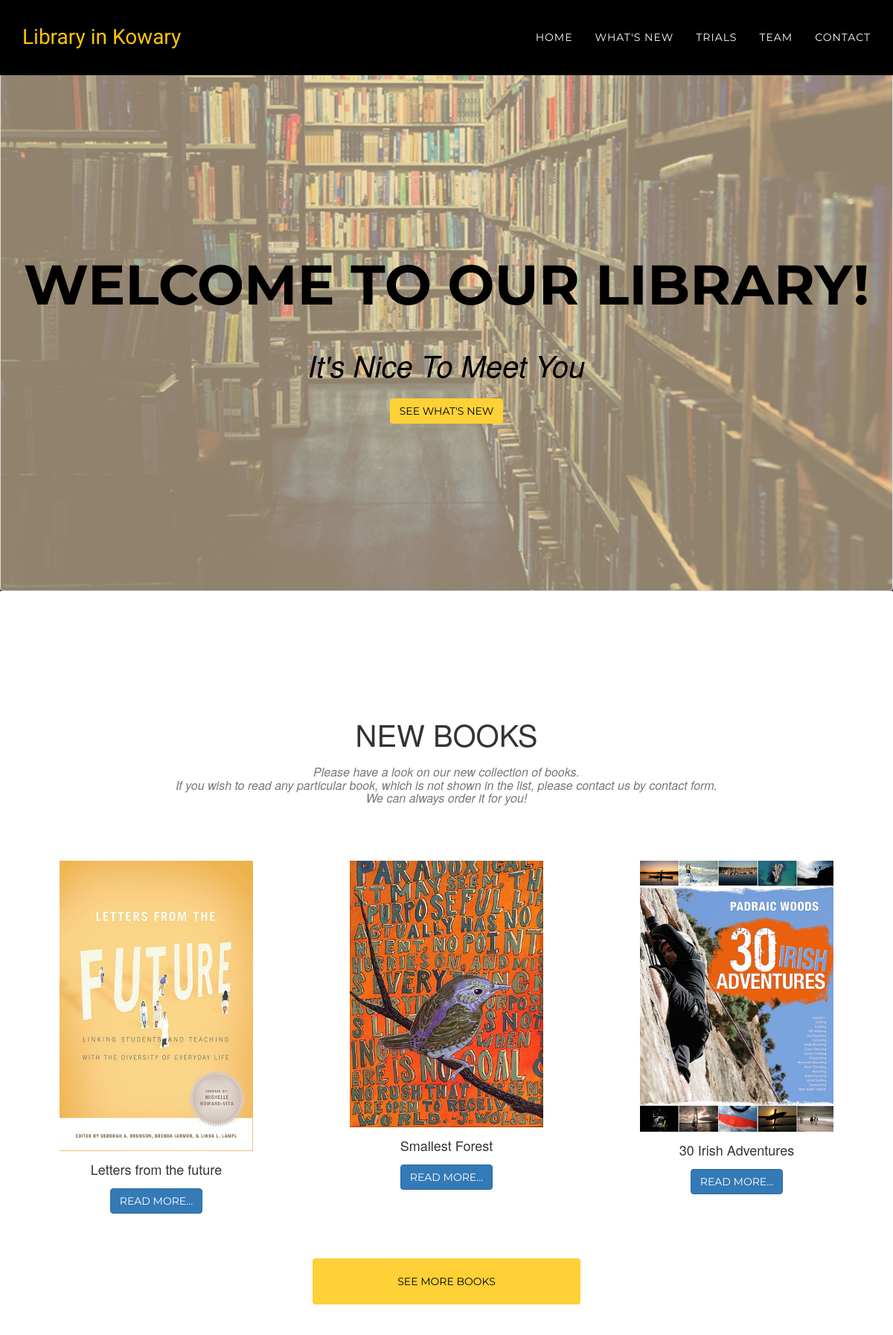
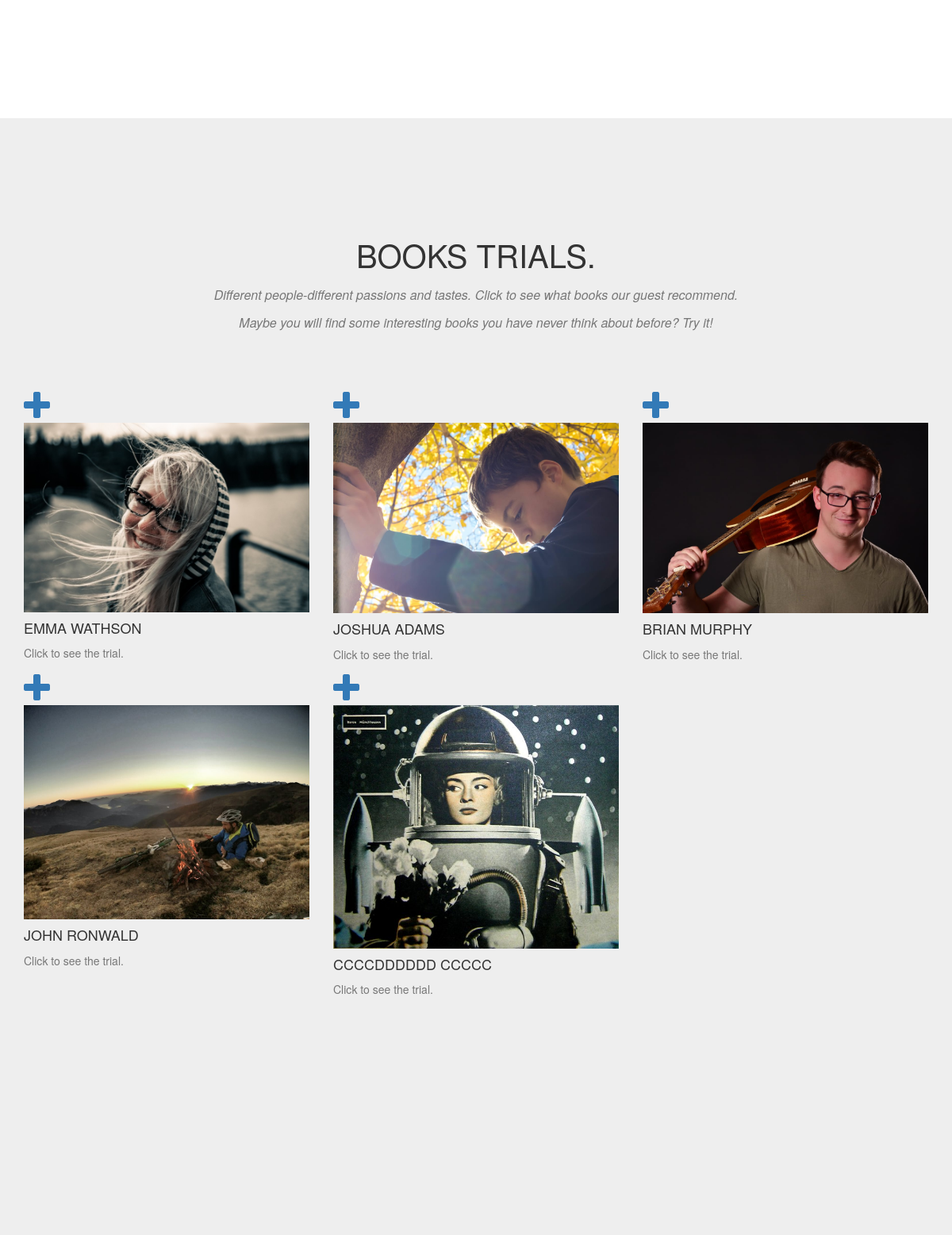
The page / (upper part) on the database its author committed (2 pictures, top to bottom).
### tables this page shows
CREATE TABLE new
                  (id INTEGER PRIMARY KEY, title text, author text, desc text, img text);

CREATE TABLE books
                  (id INTEGER PRIMARY KEY, p_name text, p_surname text, p_desc text, p_img text, path_status text, path_desc text, b1_title text, b1_author text, b1_img text, b1_desc text, b2_title text, b2_author text, b2_img text, b2_desc text, b3_title text, b3_author text, b3_img text, b3_desc text, b4_title text, b4_author text, b4_img text, b4_desc text, b5_title text, b5_author text, b5_img text, b5_desc text, ip text);

### insert2.py (the view, shortened to what this page needs)
@app.route('/', methods=('GET', 'POST'))
def root():
    msg = None
    connection = sqlite3.connect("books.db")
    connection.row_factory = sqlite3.Row
    paths6 = connection.cursor().execute("SELECT * FROM books WHERE path_status = 2 ORDER BY id DESC LIMIT 6").fetchall()
    connection.close()
    connection = sqlite3.connect("books.db")
    connection.row_factory = sqlite3.Row
    new = connection.cursor().execute("SELECT * FROM new ORDER BY id DESC LIMIT 3").fetchall()
    connection.close()
    return render_template("index.html", paths6 = paths6, msg=msg, new=new)

### templates/index.html (shortened to what this page needs)
{%extends "base.html"%}
{%block content%}
    <header>
	<div class="thumbnail" style="background-color:rgba(255,228,181, 0.5);">
        <div class="container">
            <div class="intro-text">
			<br><br>
                <div class="intro-heading" style="color:black;">Welcome To Our Library!</div>
				 <div class="intro-lead-in" style="color:black;">It's Nice To Meet You</div>
                <a href="#new" class="page-scroll btn btn-xl" style="color:black">See what's new</a>
				<br><br>
            </div>
        </div>
			</div>
    </header>
    <section id="new">
        <div class="container">
            <div class="row">
                <div class="col-lg-12 text-center">
                    <h2 class="section-heading">New books</h2>
                    <h3 class="section-subheading text-muted">Please have a look on our new collection of books.<br>
					If you wish to read any particular book, which is not shown in the list, please contact us by contact form.<br> We can always order it for you!</h3>
                </div>
            </div>
            <div class="row text-center">
			{% for row in new %}
                <div class="col-md-4">
				<div style="padding-left:50px; padding-right:50px;">
					<img src="http://localhost:5000/static/uploads/{{ row['img'] }}" class="img-responsive" >
                  </div>
                    <h4 class="service-heading">{{ row["title"] }}</h4>
<button type="button" class="btn btn-primary" data-toggle="modal" data-target="#my_{{ row['id'] }}">
 Read more...
</button>
<br>
<br>
                </div>
			{%  endfor %}
  </div>
   <div class="row">
                <div class="col-lg-4 col-lg-offset-4 text-center">
				<br><br>
                    <a href="/all_books" class="page-scroll btn btn-block btn-xl" style="color:black; padding-top:20px;padding-bottom:20px;">See more books</a>
				<br><br>
                </div>
            </div>
</div>
    </section>
    <section id="paths" class="bg-light-gray">
        <div class="container">
            <div class="row">
                <div class="col-lg-12 text-center">
                    <h2 class="section-heading">Books trials.</h2>
                    <h3 class="section-subheading text-muted">Different people-different passions and tastes. Click to see what books our guest recommend.<br><br>
					Maybe you will find some interesting books you have never think about before? Try it!</h3>
                </div>
            </div>
            <div class="row">
			{% for row in paths6 %}
                <div class="col-md-4 col-sm-6 portfolio-item">
                    <a href="/view/{{ row['id'] }}" class="portfolio-link" data-toggle="modal">
                        <div class="portfolio-hover">
                            <div class="portfolio-hover-content">
                                <i class="fa fa-plus fa-3x"></i>
                            </div>
                        </div>
                        <img src="http://localhost:5000/static/uploads/{{ row['p_img'] }}" class="img-responsive" alt="">
                    </a>
                    <div class="portfolio-caption">
                        <h4>{{ row['p_name'] }} {{ row['p_surname'] }}</h4>
                        <p class="text-muted">Click to see the trial.</p>
                    </div>
                </div>
				{%  endfor %}
            </div>
        </div>
    </section>
    <section id="team" class="bg-light-gray">
    </section>
{%endblock%}

### static/css/main.css (style rules this page uses)
body { overflow-x: hidden; font-family: "Roboto Slab", "Helvetica Neue", Helvetica, Arial, sans-serif; }
.text-muted { color: #777777; }
p { font-size: 14px; line-height: 1.75; }
a, a:hover, a:focus, a:active, a.active { outline: none; }
a { color: #fed136; }
h1, h2, h3, h4, h5, h6 { font-family: "Montserrat", "Helvetica Neue", Helvetica, Arial, sans-serif; text-transform: uppercase; font-weight: 700; }
.bg-light-gray { background-color: #eeeeee; }
.btn-primary { color: white; background-color: #fed136; border-color: #fed136; font-family: "Montserrat", "Helvetica Neue", Helvetica, Arial, sans-serif; text-transform: uppercase; font-weight: 700; }
.btn-xl { color: white; background-color: #fed136; border-color: #fed136; font-family: "Montserrat", "Helvetica Neue", Helvetica, Arial, sans-serif; text-transform: uppercase; font-weight: 700; border-radius: 3px; font-size: 18px; padding: 20px 40px; }
header { background-image: url('../img/header-bg.jpg'); background-repeat: no-repeat; background-attachment: scroll; background-position: center center; -webkit-background-size: cover; -moz-background-size: cover; background-size: cover; -o-background-size: cover; text-align: center; color: white; }
header .intro-text { padding-top: 100px; padding-bottom: 50px; }
header .intro-text .intro-lead-in { font-family: "Droid Serif", "Helvetica Neue", Helvetica, Arial, sans-serif; font-style: italic; font-size: 22px; line-height: 22px; margin-bottom: 25px; }
header .intro-text .intro-heading { font-family: "Montserrat", "Helvetica Neue", Helvetica, Arial, sans-serif; text-transform: uppercase; font-weight: 700; font-size: 50px; line-height: 50px; margin-bottom: 25px; }
@media (min-width: 768px) { header .intro-text { padding-top: 300px; padding-bottom: 200px; } }
@media (min-width: 768px) { header .intro-text .intro-lead-in { font-family: "Droid Serif", "Helvetica Neue", Helvetica, Arial, sans-serif; font-style: italic; font-size: 40px; line-height: 40px; margin-bottom: 25px; } }
@media (min-width: 768px) { header .intro-text .intro-heading { font-family: "Montserrat", "Helvetica Neue", Helvetica, Arial, sans-serif; text-transform: uppercase; font-weight: 700; font-size: 75px; line-height: 75px; margin-bottom: 50px; } }
section { padding: 100px 0; }
section h2.section-heading { font-size: 40px; margin-top: 0; margin-bottom: 15px; }
section h3.section-subheading { font-size: 16px; font-family: "Droid Serif", "Helvetica Neue", Helvetica, Arial, sans-serif; text-transform: none; font-style: italic; font-weight: 400; margin-bottom: 75px; }
@media (min-width: 768px) { section { padding: 150px 0; } }
.service-heading { margin: 15px 0; text-transform: none; }
body { webkit-tap-highlight-color: #fed136; }

### rows shown on the page
new: img (picture), title "Letters from the future"
new: img (picture), title "Smallest Forest"
new: img (picture), title "30 Irish Adventures"
books: p_img (picture), p_name "EMMA", p_surname "WATHSON"
books: p_img (picture), p_name "JOSHUA", p_surname "ADAMS"
books: p_img (picture), p_name "BRIAN", p_surname "MURPHY"
books: p_img (picture), p_name "JOHN", p_surname "RONWALD"
books: p_img (picture), p_name "CCCCDDDDDD", p_surname "CCCCC"
